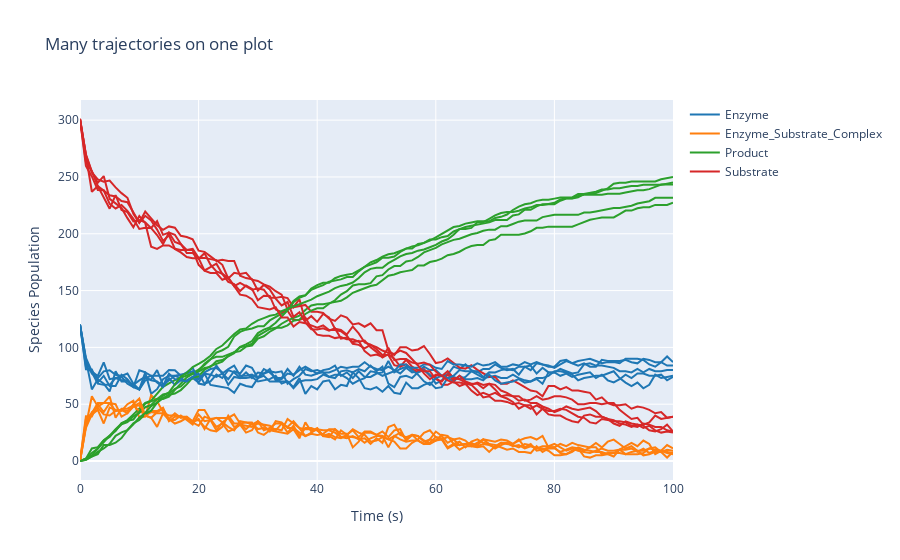

Notebook code cell kept with this figure:
### Code cell
results_many_trajectories.plotplotly(title="Many trajectories on one plot")
